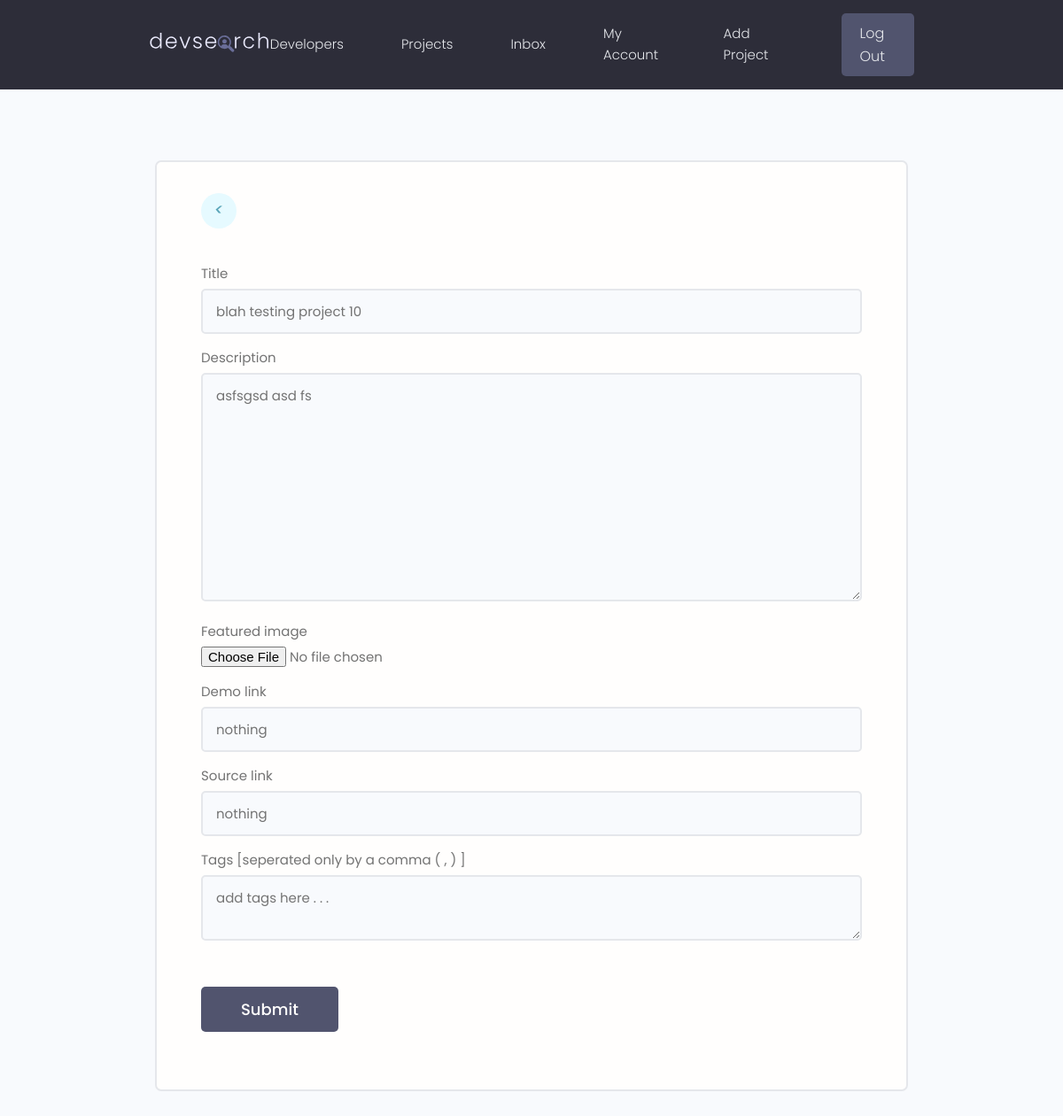
/projects/update-project/e2ee741e-270a-4ffe-ad33-85459eb6cac0/?next=/account (signed in), run on the app's committed database.
### projects/models.py (models this page shows, shortened)
class Project(models.Model):
    owner = models.ForeignKey(Profile, null=True, blank=True, on_delete=models.CASCADE)
    title = models.CharField(max_length=200)
    description = models.TextField(null=True, blank=True)
    featured_image = models.ImageField(null=True, blank=True, default="default.jpg")
    demo_link = models.CharField(max_length=2000, null=True, blank=True)
    source_link = models.CharField(max_length=2000, null=True, blank=True)
    tags = models.ManyToManyField("Tag", blank=True)
    vote_total = models.IntegerField(default=0, null=True, blank=True)
    vote_ratio = models.IntegerField(default=0, null=True, blank=True)
    created = models.DateTimeField(auto_now_add=True)
    id = models.UUIDField(
        default=uuid.uuid4, unique=True, primary_key=True, editable=False
    )
    class Meta:
        ordering = [
            "title",
            "-created",  # -vote_ratio", "-vote_total"
        ]

### projects/views.py (the view, shortened to what this page needs)
# urls.py: path("update-project/<str:pk>/", views.updateProject, name="update-project"),
@login_required(login_url="login")
def updateProject(requests, pk):
    profile = requests.user.profile
    projectObj = profile.project_set.get(id=pk)
    form = ProjectForm(instance=projectObj)
    context = {"form": form}
    return render(requests, "projects/project_form.html", context)

### projects/forms.py
class ProjectForm(ModelForm):
    class Meta:
        model = Project
        fields = [
            "title",
            "description",
            "featured_image",
            "demo_link",
            "source_link",
        ]
        widgets = {
            "tags": forms.CheckboxSelectMultiple(),
        }
    def __init__(self, *args, **kwargs) -> None:
        super(ProjectForm, self).__init__(*args, **kwargs)
        for name, field in self.fields.items():
            field.widget.attrs.update({"class": "input"})

### projects/templates/projects/project_form.html (shortened to what this page needs)
{% extends 'main.html' %}
{% block content %}
    <main class="formPage my-xl">
        <div class="content-box">
            <div class="formWrapper">
                <a class="backButton" href="{{request.GET.next}}"><i class="im im-angle-left"> < </i></a>
                <br>
                <form class="form" method="POST" enctype="multipart/form-data">
                    {% for field in form %}
                    <div class="form__field">
                        <label for="formInput#text">{{field.label}} </label>
                        {{field}}
                    </div>
                    {% endfor %}
                    <div class="form__field">
                        <label for="formInput#text">Tags [seperated only by a comma ( , ) ]</label>
                        <textarea class="input" name="newtags" placeholder="add tags here . . ."></textarea>
                    </div>
                    <input class="btn btn--sub btn--lg  my-md" type="submit" value="Submit" />
                </form>
            </div>
        </div>
    </main>
{% endblock %}

### static/styles/app.css (style rules this page uses)
:root { --color-sub: #2d2d39; }
.btn--sub { background-color: var(--color-sub-light); }
.content-box { width: 95%; max-width: 85rem; margin: 0 auto; }
.backButton { background: var(--color-main-light); color: var(--color-main); width: 4rem; height: 4rem; display: flex; align-items: center; justify-content: center; border-radius: 50%; }
.backButton i { font-size: 1.8rem; }
.formPage .formWrapper { list-style: none; background: var(--color-white); padding: 3.5rem 5rem; border: 2px solid var(--color-light); border-radius: 0.7rem; }

### static/uikit/styles/modules/_variables.css (style rules this page uses)
:root { --color-main: #5aa5b9; --color-main-light: #e6faff; --color-sub: #3f4156; --color-sub-light: #51546e; --color-sub-lighter: #ededfd; --color-text: #737373; --color-gray: #8b8b8b; --color-light: #e5e7eb; --color-light-gray: #767676; --color-bg: #f8fafd; --color-white: #fffefd; --color-white-light: #f3f3f3; --color-success: #359e64; --color-success-bg: #def8e8; --color-error: #fc4b0b; --color-error-bg: #fff2ee; --font-base: 'Poppins', arial, helvetica, 'Segoe UI', roboto, ubuntu, sans-serif; --font-monospace: 'Fira Code', 'Courier New', courier, monospace; --font-regular: 300; --font-medium: 500; --font-bold: 700; --generic-shadow: 1px 1px 5px #00000010; --generic-transition: all 0.3s ease-in-out; }

### static/uikit/styles/modules/_base.css (style rules this page uses)
* { margin: 0; padding: 0; box-sizing: border-box; text-rendering: optimizeLegibility; color: inherit; font-size: inherit; }
html { font-size: 50%; }
@media only screen and (min-width: 480px) { html { font-size: 56.25%; } }
@media only screen and (min-width: 1200px) { html { font-size: 62.5%; } }
body { line-height: 1.6; font-weight: 400; font-size: 1.5rem; color: var(--color-text); background-color: var(--color-bg); min-height: 100vh; }

### static/uikit/styles/modules/_typography.css (style rules this page uses)
* { font-family: var(--font-base); }
a { padding-bottom: 2px; text-decoration: none; display: inline-block; color: var(--color-main); font-weight: var(--font-medium); }

### static/uikit/styles/modules/_utilities.css (style rules this page uses)
.my-md { margin: 3rem auto; }
.my-xl { margin: 8rem auto; }

### static/uikit/styles/modules/_button.css (style rules this page uses)
.btn { display: inline-block; position: relative; cursor: pointer; background-color: var(--color-light); font-weight: var(--font-medium); color: var(--color-sub); text-decoration: none; padding: 1rem 2rem; border-radius: 0.5rem; border: none; width: -webkit-fit-content; width: -moz-fit-content; width: fit-content; height: -webkit-fit-content; height: -moz-fit-content; height: fit-content; font-size: 1.6rem; outline-width: 0; outline-color: transparent; -webkit-backface-visibility: hidden; backface-visibility: hidden; transition: all 0.3s ease-in-out; }
.btn--sub { background-color: var(--color-sub); color: var(--color-white); }
.btn--lg { font-size: 1.8rem; padding: 1.2rem 4.5rem; }

### static/uikit/styles/modules/_form.css (style rules this page uses)
.form { display: block; }
.form__field { margin-top: 1.5rem; margin-bottom: 1.5rem; }
.form__label, .form__field > label { display: block; margin-bottom: 0.5rem; color: var(--color-text); }
input.input[type='text'], input.input[type='email'], input.input[type='password'], input.input[type='number'], textarea.input { min-width: 24rem; width: 100%; padding: 1.2rem 1.5rem; border-radius: 0.5rem; border: 2px solid var(--color-light); transition: all 0.3s ease-in-out; background-color: var(--color-bg); }

### data on the page
Project: form "blah testing project 10" "asfsgsd asd fs" "nothing" "nothing"

### other printed values
{{ field.label }} "Title" "Description" "Featured image" "Demo link" "Source link"
